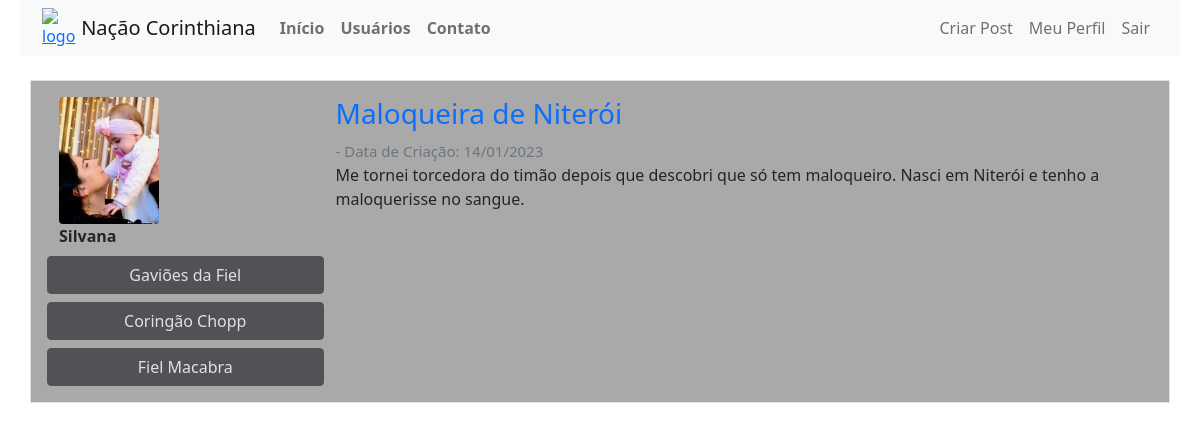
Screenshot of /post/3 (signed in) with the database file from the repository.
### fieltorcedor/models.py (models this page shows, shortened)
class Usuario(database.Model, UserMixin):
    id = database.Column(database.Integer, primary_key=True)
    username = database.Column(database.String, nullable=False, unique=True)
    email = database.Column(database.String, nullable=False, unique=True)
    senha = database.Column(database.String, nullable=False)
    foto_perfil = database.Column(database.String, default='default.jpg')
    posts = database.relationship('Post', backref='autor', lazy=True)
    torcidas = database.Column(database.String, nullable=False, default='Não Informado')

class Post(database.Model):
    id = database.Column(database.Integer, primary_key=True)
    titulo = database.Column(database.String, nullable=False)
    corpo = database.Column(database.Text, nullable=False)
    data_criacao = database.Column(database.DateTime, nullable=False, default=datetime.utcnow)
    id_usuario = database.Column(database.Integer, database.ForeignKey('usuario.id'), nullable=False)

### fieltorcedor/routes.py (the view)
@app.route('/post/<post_id>', methods=['GET', 'POST'])
@login_required
def exibir_post(post_id):
    post = Post.query.get(post_id)
    if current_user == post.autor:
        form = FormCriarPost()
        if request.method == "GET":
            form.titulo.data = post.titulo
            form.corpo.data = post.corpo
        elif form.validate_on_submit():
            post.titulo = form.titulo.data
            post.corpo = form.corpo.data
            database.session.commit()
            flash("Post atualizado com sucesso!", "alert-success")
            return redirect(url_for("home"))
    else:
        form = None
    return render_template('post.html', post=post, form=form)

### fieltorcedor/models.py (called while the page is built)
@login_manager.user_loader
def load_usuario(id_usuario):
    return Usuario.query.get(int(id_usuario))

### fieltorcedor/templates/post.html (shortened to what this page needs)
{% extends 'base.html' %}
{% block body %}
    <div class="container mt-3">
        <div class="row border mt-4 p-3 meupost">
            <div class="col col-3">
                <div class="image pe-2"> <img src="{{ url_for('static', filename='fotos_perfil/{}'.format(post.autor.foto_perfil)) }}" class="rounded" width="100"> </div>
                <strong>{{ post.autor.username }}</strong>
                <div class="row justify-content-center">
                    {% for torcida in post.autor.torcidas.split(';') %}
                        <button type="button" class="btn btn-dark mt-2" disabled>{{ torcida }}</button>
                    {% endfor %}
                </div>
            </div>
            <div class="col col-9">
                <a style="text-decoration: none" href="{{ url_for('exibir_post', post_id=post.id) }}"><h3>{{ post.titulo }}</h3><small class="text-muted" style="font-size: 15px">- Data de Criação: {{ post.data_criacao.strftime('%d/%m/%Y') }}
                </small>
                </a>
                <p>{{ post.corpo }}</p>
            </div>
            </div>
        </div>
{% endblock %}

### fieltorcedor/static/main.css (style rules this page uses)
body { background-image: url("https://encrypted-tbn0.gstatic.com/images?q=tbn:ANd9GcQqy9Q1MnJjKSdcUJiW-MG8hK59YhNcT9VCNg&usqp=CAU"); margin: 0 auto; padding: 0 20px 20px 20px; }
.meupost { background: #A9A9A9 !important; }

### rows the page displays
Usuario: foto_perfil (picture), autor.username "Silvana"
Post: titulo "Maloqueira de Niterói", data_criacao "14/01/2023", corpo "Me tornei torcedora do timão depois que descobri que só tem maloqueiro. Nasci em Niterói e tenho a maloquerisse no sangue."

### other values shown
{{ torcida }} "Gaviões da Fiel" "Coringão Chopp" "Fiel Macabra"
